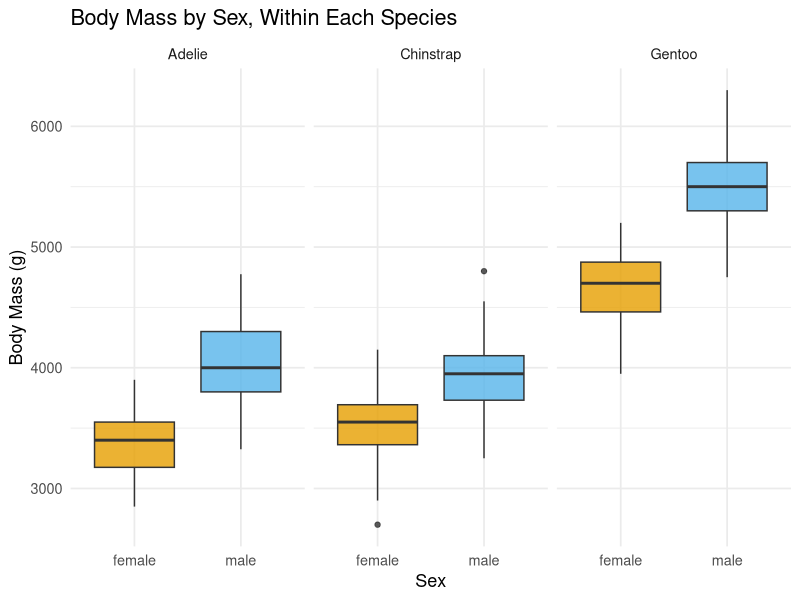
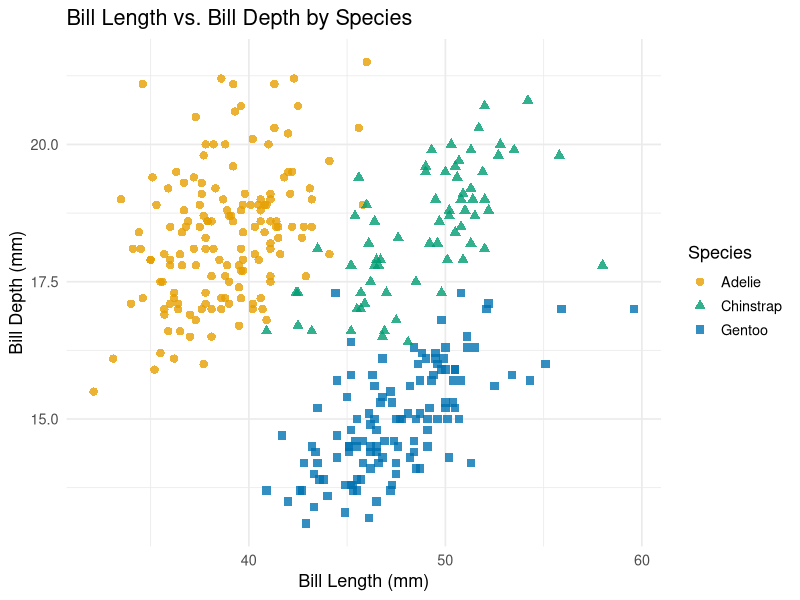
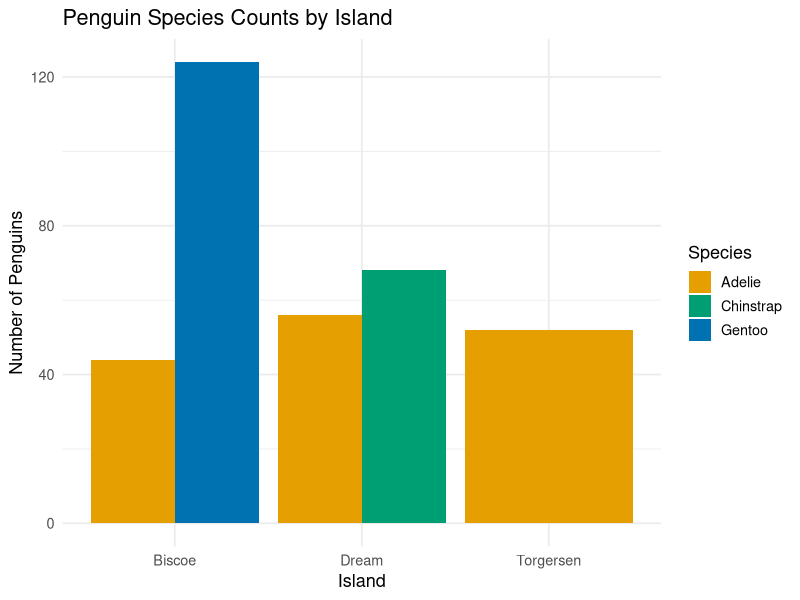

Here is the R script that generated these plots, in order:
## ---- chunk 1
# Load all libraries needed for this project
library(palmerpenguins)  # provides the 'penguins' dataset
library(dplyr)           # data wrangling (filter, group_by, summarise, etc.)
library(ggplot2)         # data visualization
library(knitr)           # nicer table rendering 
## ---- chunk 2
# Explores the structure of the dataset
str(penguins)
## ---- chunk 3
# ncol() gives the number of columns (variables) in the dataset. 
ncol(penguins)
## ---- chunk 4
# nrow() gives the number of rows of individual penguin observations
nrow(penguins)
## ---- chunk 5
# table() with useNA shows counts per sex, including any missing (NA) values
# This is important because some penguins have NA for sex - a straightforward
# grep() or == comparison could silently drop or mishandle these rows
table(penguins$sex, useNA = "ifany")
## ---- chunk 6
# Create a dataframe with only male penguins
# NOTE: filter() with == "male" will naturally exclude NA sex values,
# which is what we want - we don't want NAs miscategorized as male
pmale <- penguins %>% filter(sex == "male")

# Create a dataframe with only female penguins
pfemale <- penguins %>% filter(sex == "female")

# Double check the counts add up sensibly (they won't sum to nrow(penguins)
# because of the NA sex entries we intentionally excluded from both)
nrow(pmale)
nrow(pfemale)
nrow(penguins) - nrow(pmale) - nrow(pfemale)  # number of penguins with unknown sex
## ---- chunk 7
# Count how many observations belong to each species
table(penguins$species)
## ---- chunk 8
# Create separate dataframes for each species
pAdel <- penguins %>% filter(species == "Adelie")
pChin <- penguins %>% filter(species == "Chinstrap")
pGen  <- penguins %>% filter(species == "Gentoo")

nrow(pAdel)
nrow(pChin)
nrow(pGen)
## ---- chunk 9
# Count how many observations come from each island
table(penguins$island)
## ---- chunk 10
# Create separate dataframes for each island
iBis   <- penguins %>% filter(island == "Biscoe")
iDream <- penguins %>% filter(island == "Dream")
iTorg  <- penguins %>% filter(island == "Torgersen")

nrow(iBis)
nrow(iDream)
nrow(iTorg)
## ---- chunk 11
# Boxplot comparing body mass between sexes, faceted by species
# so we aren't confounding species differences with sex differences
penguins %>%
  filter(!is.na(sex)) %>%
  ggplot(aes(x = sex, y = body_mass_g, fill = sex)) +
  geom_boxplot(alpha = 0.8) +
  facet_wrap(~ species) +
  scale_fill_manual(values = c("female" = "#E69F00", "male" = "#56B4E9")) +
  labs(
    title = "Body Mass by Sex, Within Each Species",
    x = "Sex",
    y = "Body Mass (g)"
  ) +
  theme_minimal(base_size = 13) +
  theme(legend.position = "none")
## ---- chunk 12
# Scatterplot of bill length vs. bill depth, colored by species
# This combination is known to strongly separate the three species
penguins %>%
  filter(!is.na(bill_length_mm)) %>%
  ggplot(aes(x = bill_length_mm, y = bill_depth_mm, color = species, shape = species)) +
  geom_point(size = 2.5, alpha = 0.8) +
  scale_color_manual(values = c("Adelie" = "#E69F00", "Chinstrap" = "#009E73", "Gentoo" = "#0072B2")) +
  labs(
    title = "Bill Length vs. Bill Depth by Species",
    x = "Bill Length (mm)",
    y = "Bill Depth (mm)",
    color = "Species",
    shape = "Species"
  ) +
  theme_minimal(base_size = 13)
## ---- chunk 13
# Bar chart showing counts of each species observed on each island
penguins %>%
  ggplot(aes(x = island, fill = species)) +
  geom_bar(position = "dodge") +
  scale_fill_manual(values = c("Adelie" = "#E69F00", "Chinstrap" = "#009E73", "Gentoo" = "#0072B2")) +
  labs(
    title = "Penguin Species Counts by Island",
    x = "Island",
    y = "Number of Penguins",
    fill = "Species"
  ) +
  theme_minimal(base_size = 13) +
  theme(axis.text.x = element_text(angle = 0))
